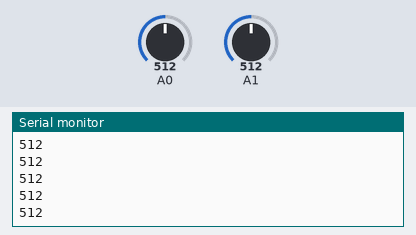
This sketch was run on a simulated Arduino Uno, built with avr-gcc and run on an emulated ATmega328P. Shown: the last lines printed to the serial monitor. The inputs (shaded band) are chosen by the test bench; at power-on: A0 = 512, A1 = 512.

Above: at 1.2 s.
1.3 s: A0 set to 716
At 1.8 s:
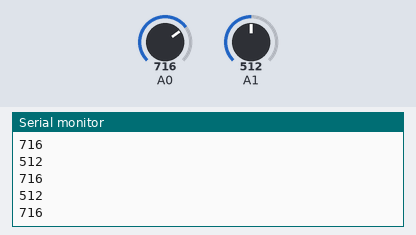
2.8 s: A1 set to 716
At 3.3 s:
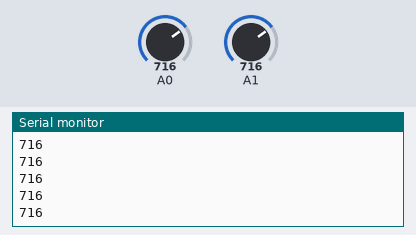
4.3 s: A0 set to 900
At 5.2 s:
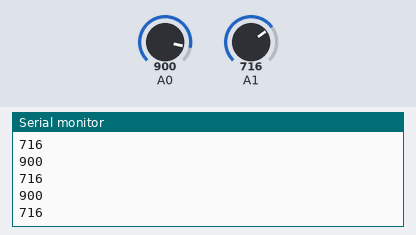
5.8 s: A1 set to 511
At 6.3 s:
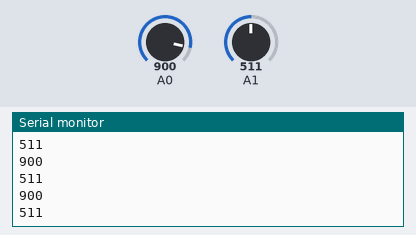
Timing chart, 0 to 8.3 s (numbered marks = the images above; inputs shaded):
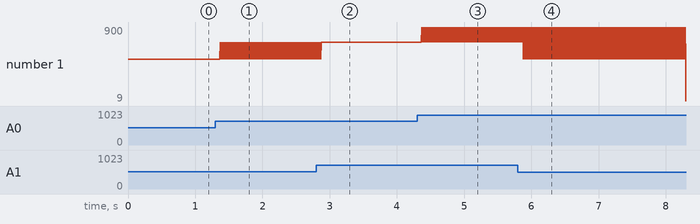

The sketch:

nsotom3Lab8.ino
```cpp
// 1- Nygel Sotomayor 655654678
// 2- Lab 8 - Graphing sensor data on a PC
// 3- Description - This code essentially initializes the potentiometer and photoresistor as a analog input as we did in lab 4 and utilizes processing to graph our analog values.
// 4- Assumptions - There wasn't much assumptions that I made for this lab except for the two analog inputs being on the same lab
// 5- References - The references I used for this lab were as followed
//                 and https://create.arduino.cc/projecthub/MisterBotBreak/how-to-use-a-photoresistor-46c5eb for the photoresistor
//                 and https://learn.sparkfun.com/tutorials/connecting-arduino-to-processing#introduction for using processing, I referenced their code skeleton in setting up processing
//                 and https://docs.arduino.cc/built-in-examples/basics/AnalogReadSerial for setting up my potentiometer
// 6- In Person Demo: Anjani

void setup() {
  //Initialize the serial monitor
  Serial.begin(9600);
}

void loop() {

  int photo = analogRead(A0);
  int pot = analogRead(A1);
  Serial.println(photo);
  Serial.println(pot);
  //delay(2000);

}
```

Measured:
- after the input at 1.3 s, the serial monitor: prints a new line after 0.07 s (image 1)
- after the input at 4.3 s, the serial monitor: prints a new line after 0.07 s (image 3)
- after the input at 5.8 s, the serial monitor: prints a new line after 0.08 s (image 4)
- plotted number 1: 512 → 716 after the input at 1.3 s
